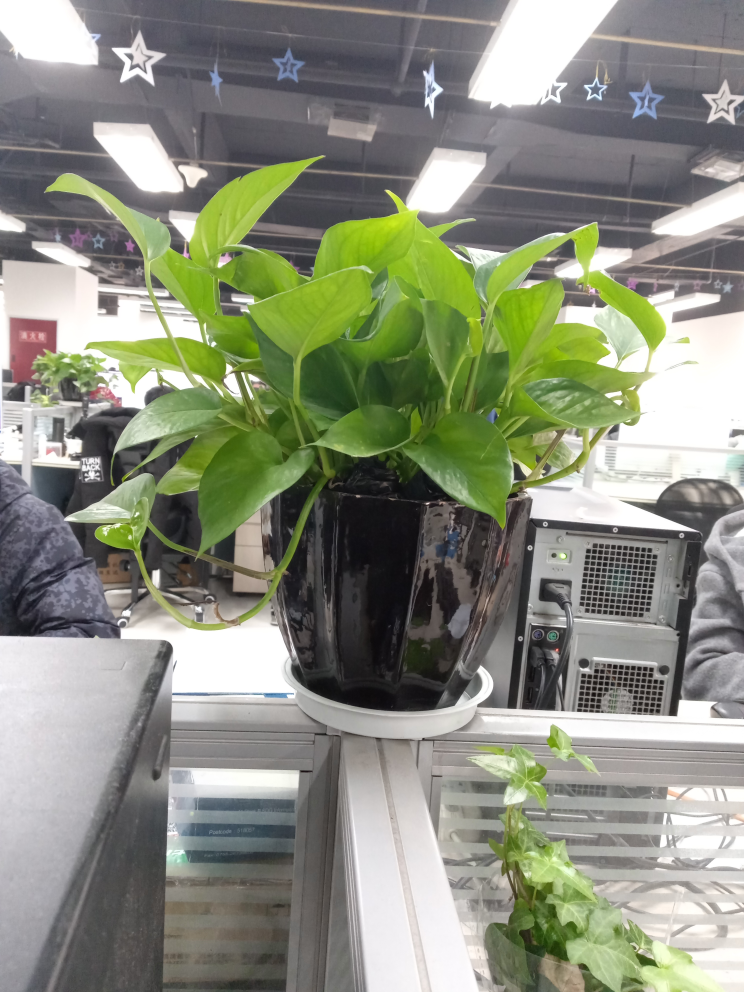
//> input picture cplusplus/images/2976x3968.jpg, 2976 x 3968 px (shown at 1/4 size)
$ ./main   (built with g++ and OpenCV 4)
//> lines starting //> are read from the running program, lines starting //| are printed output that depends on the picture
/*
 **************************************************************************************
 *       Filename:  main.cpp
 *    Description:   source file
 *
 *        Version:  1.0
 *        Created:  2018-03-20 13:58:45
 *
 *       Revision:  initial draft;
 **************************************************************************************
 */
#include <stdio.h>
#include <math.h>
#include <opencv/cv.h>
#include <opencv/highgui.h>
#include <opencv/cxcore.h>
#include <string>
//#include <iostream>

using namespace std;

double** createGaussianTemplate(int iSize, double sigma)
{
    double **guass;
    double sum = 0;
    double x2 = 0;
    double y2 = 0;
    int center = (iSize - 1) / 2;
    guass = new double*[iSize];//注意，double*[k]表示一个有10个元素的指针数组

    for (int i = 0; i < iSize; ++i) {
        guass[i] = new double[iSize];
    }
    for (int i = 0; i < iSize; i++) {//使用x2，y2降低了运算速度，提高了程序的效率
        x2 = pow(double(i - center), 2);
        for (int j = 0; j<iSize; j++) {
            y2 = pow(double(j - center), 2);
            sum += guass[i][j] = exp(-(x2 + y2) / (2 * sigma*sigma));
        }
    }
    if (sum != 0) {
        //归一化
        for (int i = 0; i<iSize; i++) {
            for (int j = 0; j<iSize; j++) {
                guass[i][j] /= sum;
            }
        }
    }

    return guass;
}

double* CreateMuban(int iSize ,double sigma)
{
    double *gauss = new double[iSize];//声明一维模板
    int radius = (iSize - 1) / 2;//这是高斯半径
    double MySigma = 2 * sigma * sigma;
    double value = 0;
    for (int i = 0; i < iSize; i++) {//高斯函数前面的常数项因为在归一化的时候将会消去，故这里不重复计算
        gauss[i] = exp(-(i - radius)*(i - radius)/MySigma);
        value = value + gauss[i];
    }
    for (int i = 0; i < iSize; i++) {//归一化
        gauss[i] = gauss[i] / value;
    }

    return gauss;
}

bool JudgeEdge(int i, int max, int radius)
{
    if ((i - radius) < 0 || (i + radius) >= max)
        return true;
    return false;
}

IplImage*  operatorImage(IplImage* img, double* Muban, int iSize)
{
    //创建一张新的图片来进行滤波操作
    IplImage* NewImage = cvCreateImage(cvSize(img->width, img->height), 8, 3);
    int radius = (iSize - 1) / 2;
    int r = 0;
    int g = 0;
    int b = 0;
    CvScalar cs;
    //复制图片
    cvCopy(img, NewImage);
    //先对I，也就是垂直方向进行操作
    for (int j = 0; j < NewImage->width; ++j) {
        for (int i = 0; i < NewImage->height; ++i) {
            //先判断是否是边缘,不是则操作，是则跳过不处理，保持原样
            if (!JudgeEdge(i, NewImage->height, radius)) {
                for (int k = 0; k < iSize; ++k) {
//                    printf("i: %d, radius: %d, k: %d, j: %d", i, radius, k, j);
                    cs = cvGet2D(NewImage, i - radius + k, j);   //获取像素
                    b = b + (int)((double)cs.val[0] * Muban[k]);
                    g = g + (int)((double)cs.val[1] * Muban[k]);
                    r = r + (int)((double)cs.val[2] * Muban[k]);
                }
                cs = cvGet2D(NewImage, i, j);
                cs.val[0] = b;
                cs.val[1] = g;
                cs.val[2] = r;
                cvSet2D(NewImage, i, j, cs);
                b = 0;
                g = 0;
                r = 0;
            }
        }
    }
    //在对J，也就是水平方向进行操作
    for (int i = 0; i < NewImage->height; ++i) {
        for (int j = 0; j < NewImage->width; ++j) {
            //先判断是否是边缘,不是则操作，是则跳过不处理，保持原样
            if (!JudgeEdge(j, NewImage->width, radius)) {
                for (int k = 0; k < iSize; ++k) {
                    cs = cvGet2D(NewImage, i, j - radius + k);   //获取像素
                    b = b + (int)((double)cs.val[0] * Muban[k]);
                    g = g + (int)((double)cs.val[1] * Muban[k]);
                    r = r + (int)((double)cs.val[2] * Muban[k]);
                }
                cs = cvGet2D(NewImage, i, j);
                cs.val[0] = b;
                cs.val[1] = g;
                cs.val[2] = r;
//                printf("r: %d, g: %d, b: %d", r, g, b);
                cvSet2D(NewImage, i, j, cs);
                b = 0;
                g = 0;
                r = 0;
            }
        }
    }

    if(Muban != NULL) {
        delete Muban;
    }

    return NewImage;
}
int main(int argc, char** argv)
{
    int size = 3;
#if 0
    double **gaussianTemplate = createGaussianTemplate(size, 1);

    for(int i = 0; i < size; i++) {
        for(int j = 0; j < size; j++) {
            printf(" %f \t", gaussianTemplate[i][j]);
        }
        printf("\n");
    }

    for(int i = 0; i < size; i++) {
        delete gaussianTemplate[i];
    }
#endif
    IplImage* srcImg = cvLoadImage("../../images/2976x3968.jpg");
//> srcImg is the input picture: 3968 rows x 2976 cols, CV_8UC3; mean B, G, R 126.2, 142.6, 138.6
    IplImage* tmpImg = cvCreateImage(cvSize(500,500),8,3);
//    IplImage* dstImg = cvCreateImage(cvSize(tmpImg->width, tmpImg->height),8,3);

    cvResize(srcImg, tmpImg);
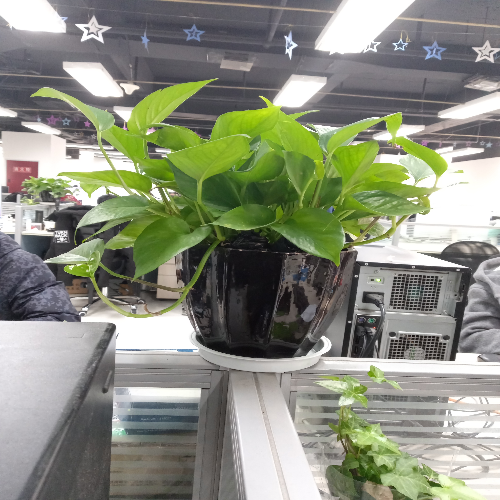
//> tmpImg: 500 rows x 500 cols, CV_8UC3; mean B, G, R 126.1, 142.5, 138.5
    IplImage* dstImg = operatorImage(tmpImg, CreateMuban(3, 1.0), size);
//> the loop in operatorImage, `for (int j = 0; j < NewImage->width; ++j)` made 500 passes
//> after the loop in operatorImage, `for (int j = 0; j < NewImage->width; ++j)`: cs = Scalar(227, 234, 239); b = 0
//> the loop in operatorImage, `for (int i = 0; i < NewImage->height; ++i)` made 500 passes
//> after the loop in operatorImage, `for (int i = 0; i < NewImage->height; ++i)`: cs = Scalar(225, 234, 238); b = 0


    cvNamedWindow("src");
    cvNamedWindow("Gaussian Filter");
    cvShowImage("src", tmpImg);
    cvShowImage("Gaussian Filter", dstImg);
    cvWaitKey(50000);

    cvReleaseImage(&srcImg);
    cvReleaseImage(&tmpImg);
    cvDestroyAllWindows();

    return 0;
}

/********************************** END **********************************************/

$ run again, with cplusplus/images/2016x3584.jpg copied over cplusplus/images/2976x3968.jpg
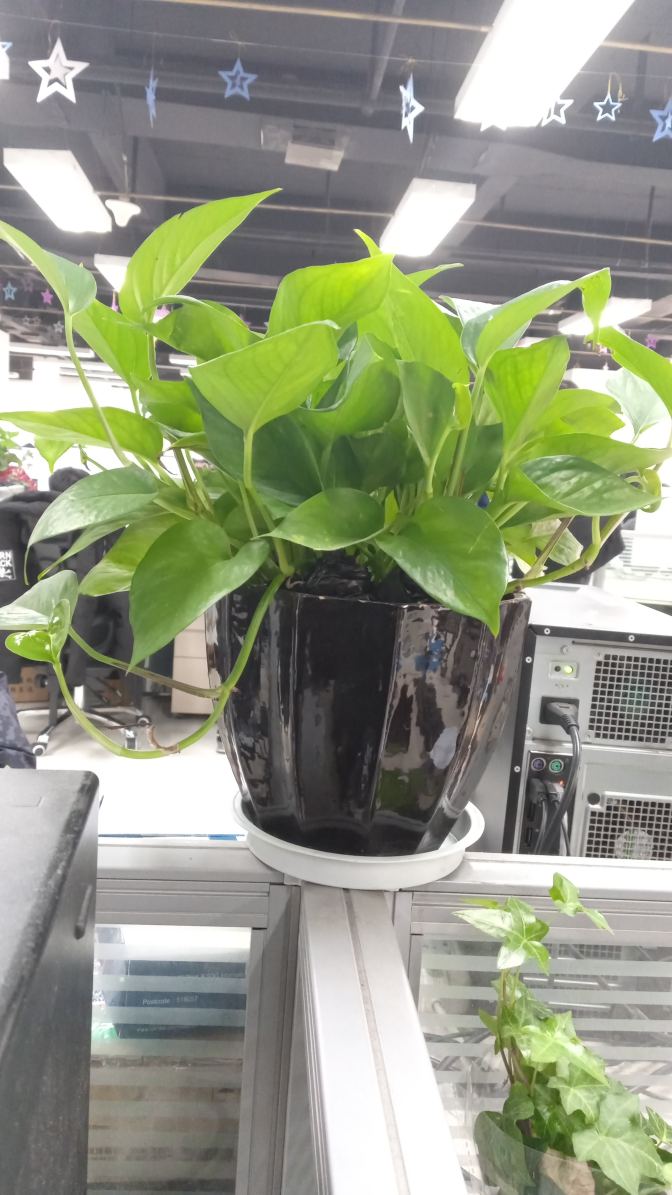
//> input picture cplusplus/images/2016x3584.jpg, 2016 x 3584 px (shown at 1/3 size)
//> srcImg is the input picture: 3584 rows x 2016 cols, CV_8UC3; mean B, G, R 129.5, 151.9, 145.7
//> `cvResize(srcImg, tmpImg);`:
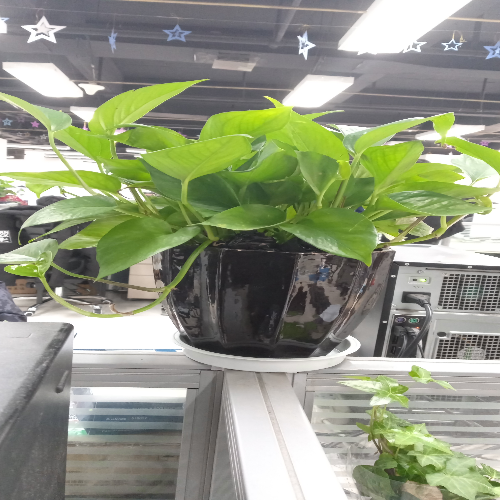
//> tmpImg: 500 rows x 500 cols, CV_8UC3; mean B, G, R 129.4, 151.8, 145.6
//> the loop in operatorImage, `for (int j = 0; j < NewImage->width; ++j)` made 500 passes
//> after the loop in operatorImage, `for (int j = 0; j < NewImage->width; ++j)`: cs = Scalar(202, 224, 224); b = 0
//> the loop in operatorImage, `for (int i = 0; i < NewImage->height; ++i)` made 500 passes
//> after the loop in operatorImage, `for (int i = 0; i < NewImage->height; ++i)`: cs = Scalar(207, 224, 226); b = 0

$ run again, with cplusplus/images/1.jpg copied over cplusplus/images/2976x3968.jpg
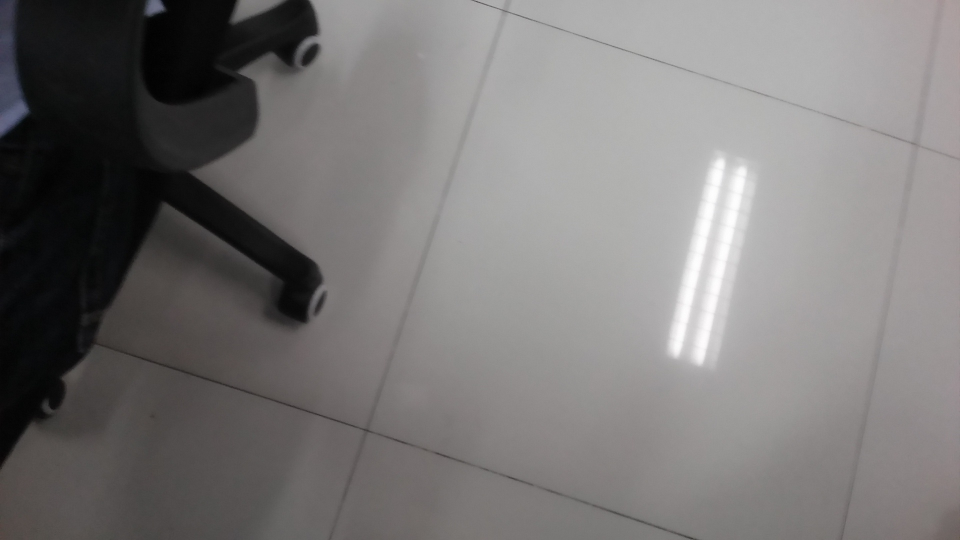
//> input picture cplusplus/images/1.jpg, 1920 x 1080 px (shown at 1/2 size)
//> srcImg is the input picture: 1080 rows x 1920 cols, CV_8UC3; mean B, G, R 118.5, 119.1, 121.4
//> `cvResize(srcImg, tmpImg);`:
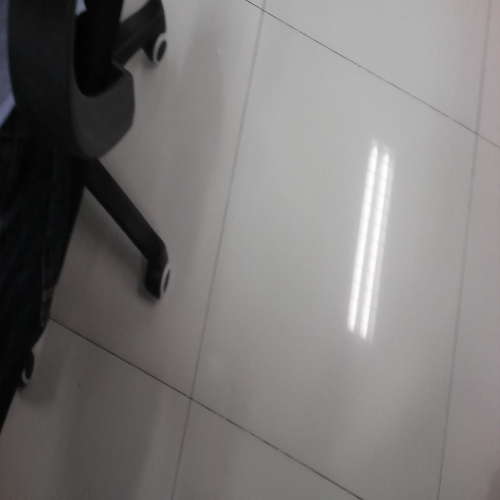
//> tmpImg: 500 rows x 500 cols, CV_8UC3; mean B, G, R 118.4, 119, 121.3
//> the loop in operatorImage, `for (int j = 0; j < NewImage->width; ++j)` made 500 passes
//> after the loop in operatorImage, `for (int j = 0; j < NewImage->width; ++j)`: cs = Scalar(86, 94, 105); b = 0
//> the loop in operatorImage, `for (int i = 0; i < NewImage->height; ++i)` made 500 passes
//> after the loop in operatorImage, `for (int i = 0; i < NewImage->height; ++i)`: cs = Scalar(90, 95, 105); b = 0
